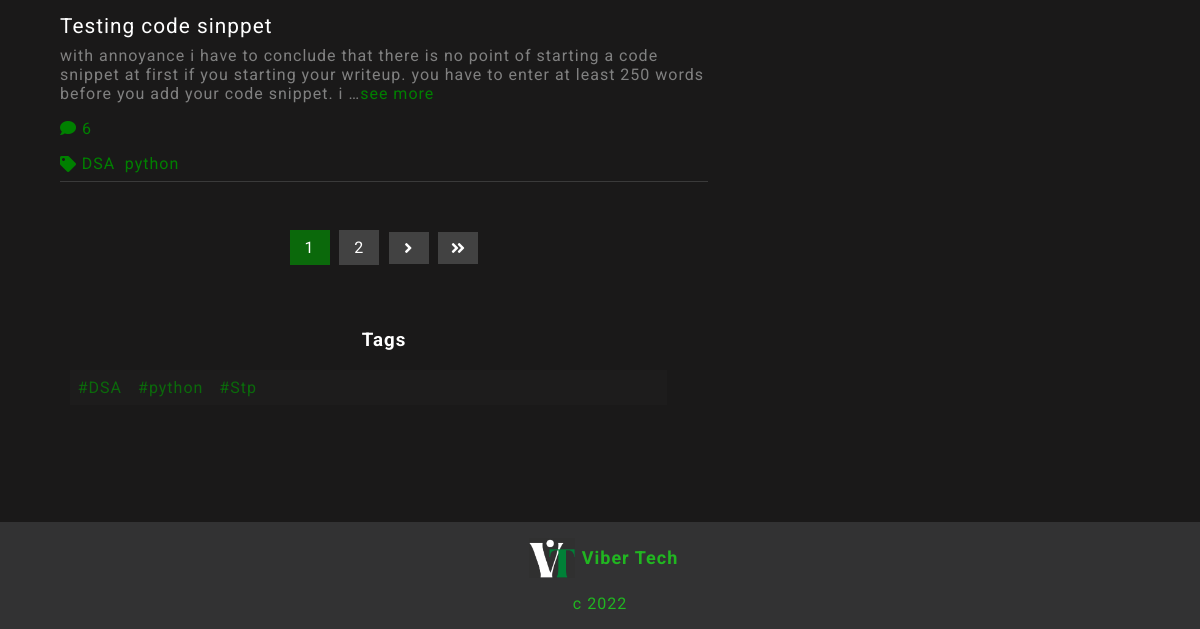
The app's page / (lower part), older data.
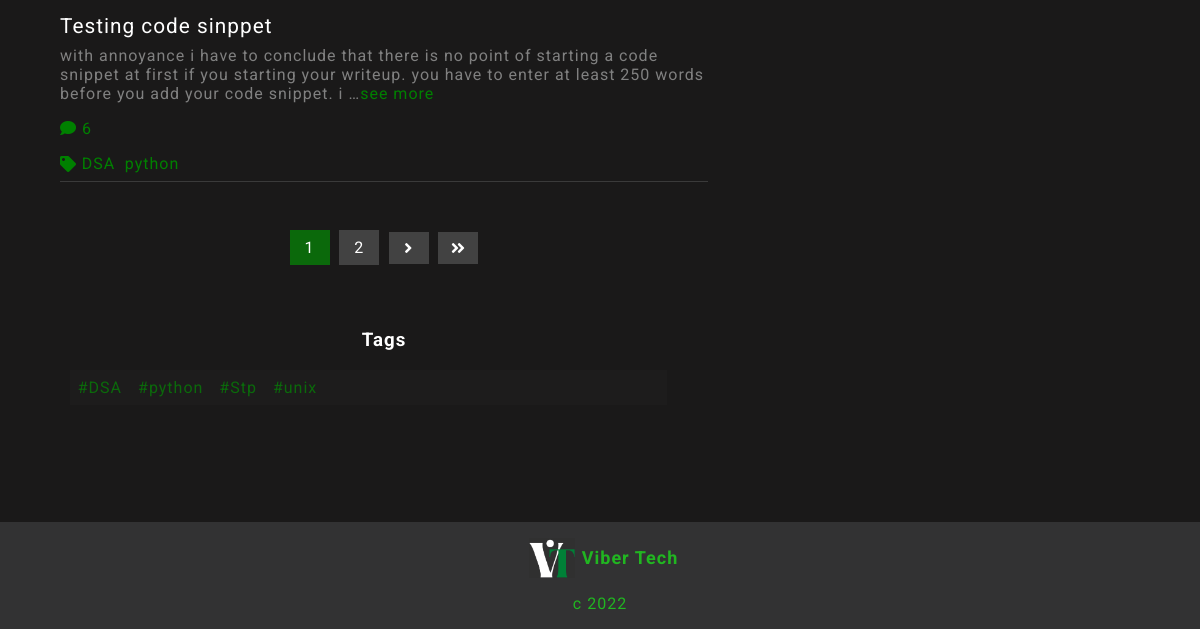
The same page, newer data.
### blog/models.py (models this page shows, shortened)
class Post(models.Model):
    title = models.CharField(max_length = 500)
    body = RichTextUploadingField()
    author = models.ForeignKey(User, on_delete = models.CASCADE)
    likes = models.ManyToManyField(User, default=None,  related_name="like")
    updated = models.DateTimeField(auto_now = True)
    image = models.ImageField(upload_to = "media/img")
    created = models.DateTimeField(auto_now_add = True)
    status = models.IntegerField(choices=STATUS, default=0)
    category = models.ForeignKey(Section, on_delete=models.CASCADE, blank=True, null=True)
    recommend = models.BooleanField(default=False)
    tags = TaggableManager()
    def num_comments(self):
        return self.comment_set.all().count()
    def like(self, user):
        if user in self.likes.all():
          self.likes.remove(user)
        else:
          self.likes.add(user)
        self.save

### blog/views.py (the view)
# urls.py: path("", HomePage, name='home'),
def HomePage(request):
    posts = Post.objects.all()
    recommended = Post.objects.filter(recommend=True)
    all_tags = Tag.objects.all()
    paginator = Paginator(posts, 8)
    page = request.GET.get('page')
    posts = paginator.get_page(page)
    return render(request, "post/home.html", {'posts':posts, 'recommended':recommended, 'all_tags':all_tags})

### blog/templatetags/cat_menu.py (called while the page is built)
@register.simple_tag
def get_cats():
        return Section.objects.all()

@register.simple_tag
def get_3cats():
        return Section.objects.all()[:3]

### blog/templates/post/home.html (shortened to what this page needs)
{% extends 'base.html' %}
{% load socialaccount %}
{% load static %}
{% block content %}
<div class="posts-about">
	<div class="container">
	<div class="posts">
		{% for post in posts %}
		<div class="post-container">
			<div class="post-title"><a href="{% url 'content' post.id %}">{{post.title}}</a></div>
			<div class="post-body">{{post.body|safe|truncatechars:200}}<span class="color-green"><a href="{% url 'content' post.id %}">see more</a></span></div>
			<div class='action-btns'>
				<i class='fas'>&#xf075;</i> <span>{{post.num_comments}}</span>
			</div>
			<div class='tags'>
				<i class="fas fa-tag"></i>
				<div class="tag-names">
				{% for tag in post.tags.all %}
				<a href="{% url 'tagged' tag.slug %}">{{tag.name}}</a>
				{% endfor %}
			        </div>
			</div>
		</div>
		{% endfor %}
                {% if posts.has_next %}
		<div class="paginator">
			{% for num in posts.paginator.page_range %}
			{% if posts.number == num %}
			<div class="c-num"><a href="">{{num}}</a></div>
			{% elif num > posts.number|add:'-3' and num < posts.number|add:'3' %}
			<div class="num"><a href="?page={{num}}">{{num}}</a></div>
			{% endif %}
			{% endfor %}
			{% if posts.has_next %}
			<div class="num"><a href="?page={{posts.next_page_number}}"><i class='fas fa-angle-right'></i></a></div>
			<div class="num"><a href="?page={{posts.paginator.num_pages}}"><i class='fas fa-angle-double-right'></i></a></div>
			{% endif %}
		</div>
		{% endif %}
		<div class="all-tags">
			<h3>Tags</h3>
		<div class="tag-container">
			{% for tag in all_tags %}
			<a href="{% url 'tagged' tag.slug %}">#{{tag.name}}</a>
			{% endfor %}
		</div>
		</div>
	</div>
</div>
</div>
{% endblock content %}

### blog/templates/base.html (shortened to what this page needs)
{% load static %}
{% load socialaccount %}
{% load cat_menu %}
{% get_cats as categories %}
{% get_3cats as three_categories %}
<!DOCTYPE html>
<html>
<head>
	<link rel="stylesheet" href="{% static 'css/style.css' %}">
	<link rel="stylesheet" href="https://use.fontawesome.com/releases/v5.5.0/css/all.css"
>
	<link rel="stylesheet"
		href="https://maxst.icons8.com/vue-static/landings/line-awesome/line-awesome/1.3.0/css/line-awesome.min.css">
</head>
<body>
	{% block content %}
	{% endblock %}
	<footer>
		<div class="footer-logo">
			<img src="{% static '/img/Tc.png' %}">
			<h2>Viber Tech</h2>
		</div>
		<p>c {% now "Y" %}</p>
	</footer>
</body>
</html>

### static/css/style.css (style rules this page uses)
body { background: rgb(26, 25, 25); color: #fff; position: relative; min-height: 100%; font-family: 'Roboto', sans-serif; letter-spacing: 1px; }
.container { width: 90%; }
* { padding: 0; margin: 0; }
.posts-about { width: 100%; display: flex; justify-content: center; align-items: center; margin-top: 3em; margin-bottom: 8em; padding-bottom: 5em; }
.posts-about .container { display: flex; justify-content: space-between; align-items: flex-start; }
.posts { width: 60%; display: flex; flex-direction: column; align-items:center; justify-content: center; }
.post-container { width: 100%; display: flex; flex-direction: column; justify-content: flex-start; align-items: flex-start; border-bottom: 1px solid rgb(58, 58, 58); margin-top: 1em; }
.post-title { width: 100%; font-size: 1.3em; }
.post-title a { text-decoration: none; color: #fff; }
.post-body { width: 100%; color: grey; margin-bottom: 1em; margin-top: 0.5em; }
.post-body p { width: 100%; }
.color-green a { color: green; text-decoration: none; }
.action-btns { color: green; margin-bottom: 0.5em; }
.tags { display: flex; align-items: center; color: green; margin: 0.5em 0; }
.tag-names { display: flex; align-items: center; flex-wrap: wrap; }
.tags a { text-decoration: none; color: green; margin: 0 0.3em; }
.paginator { width: 70%; display: flex; justify-content: center; align-items: center; margin: 3em 0; }
.num { width: 40px; margin: 0 0.3em; background:rgb(66, 66, 66); color: white; text-align: center; }
.c-num { width: 40px; margin: 0 0.3em; background:rgb(11, 105, 11); color: white; text-align: center; }
.num a { text-decoration: none; color: #fff; width: 100%; display: flex; text-align: center; justify-content: center; padding: 8px 0; }
.c-num a { text-decoration: none; color: #fff; width: 100%; display: flex; text-align: center; justify-content: center; padding: 8px 0; }
footer { width: 100%; background: #323233; text-align: center; color:rgb(33, 182, 33); padding: 1em 0; position: absolute; bottom: -8em; }
.footer-logo { display: flex; align-items: center; justify-content: center; }
.footer-logo img { width: 60px; height: 40px; object-fit: contain; }
.footer-logo h2 { font-size: 18px; }
footer p { margin-top: 1em; }
.all-tags { width: 97%; text-align: center; display: block; margin: 1em auto; }
.tag-container { width: 95%; display: flex; justify-content: flex-start; flex-wrap: wrap; background:rgb(29, 28, 28); }
.all-tags a { width: auto; color:rgb(11, 105, 11); margin: 0.5em; text-decoration: none; }
.all-tags h3 { margin-bottom: 1em; }

Row changes from the older to the newer data that the page shows:
added Tag: name "unix", shown under "Tags"
